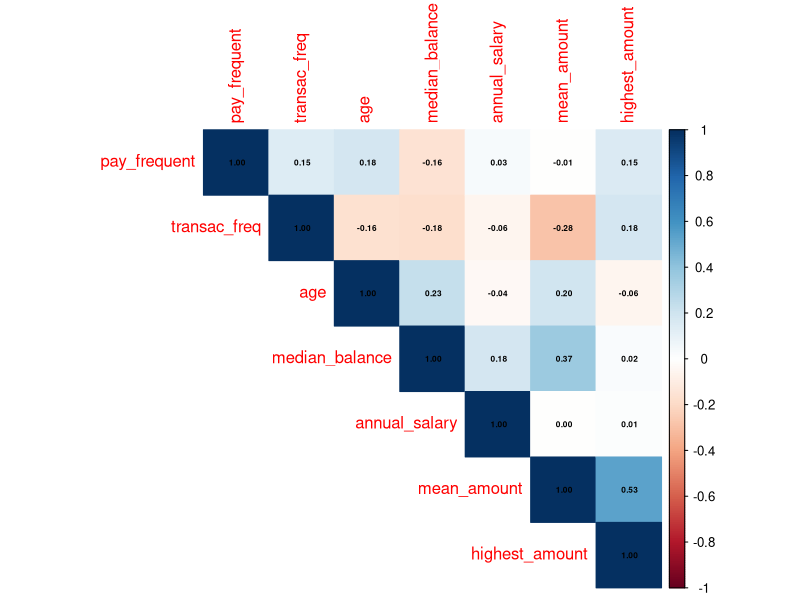

This chart was generated by the following R code:
## ---- chunk 1
knitr::opts_chunk$set(echo = TRUE)
## ---- chunk 2
library(tidyverse)
library(readxl)
library(corrplot)
library(rpart)
## ---- chunk 3
transac <- read_csv("ANZ_clean_data.csv")
## ---- chunk 4
# Create the New List for each Customers by id 

customers <- transac %>% 
                select(customer_id, age) %>%
                group_by(customer_id) %>% 
                distinct() %>%
                as.data.frame()

head(customers)
## ---- chunk 5
# Extract only PAY/SALARY transaction type. 

pay_salary <- transac %>% 
    select(customer_id, 
           txn_description, 
           date,
           amount) %>%
    filter(txn_description == "PAY/SALARY") %>% 
    group_by(customer_id) %>%
    as.data.frame()

head(pay_salary)
## ---- chunk 6
pay_salary$date <- as.Date(pay_salary$date) 

# How many time of each customers got paid in this 3 months? 

pay_freq <- pay_salary %>% 
    group_by(customer_id) %>% 
    count(amount) %>%
    as.data.frame()

# rename columns
colnames(pay_freq)[3] <- "pay_frequent"

tail(pay_freq)
## ---- chunk 7
# Total Salary across 3 months 

total_3m_salary <- pay_freq %>% 
    mutate(threeM_salary = amount*pay_frequent)

head(total_3m_salary)
## ---- chunk 8
# Calculate Annual Salary 

annual_salary <- total_3m_salary %>% 
    mutate(annual_salary = threeM_salary*4)

# rename columns
colnames(annual_salary)[2] <- "salary"

tail(annual_salary)
## ---- chunk 9
customers <- customers %>% 
    inner_join(annual_salary, by = "customer_id")

tail(customers)
## ---- chunk 10
sale_transac <- transac %>% select(customer_id, 
                            txn_description, 
                            amount) %>%
            filter(txn_description == "POS" |
                     txn_description == "SALES-POS") %>%
            group_by(customer_id) %>%
            summarise(transac_freq = length(customer_id),
                      sum_amount = sum(amount),
                      mean_amount = mean(amount),
                      highest_amount= max(amount))

head(sale_transac)           
## ---- chunk 11
customers <- customers %>% 
    inner_join(sale_transac, by = "customer_id") 

head(customers)
## ---- chunk 12
med_balance <- transac %>% select(customer_id, 
                            balance) %>% 
                  group_by(customer_id) %>%
            summarise(median_balance = median(balance)) 
## ---- chunk 13
customers <- customers %>% 
    inner_join(med_balance, by = "customer_id") %>%
    as_tibble()

head(customers)
## ---- chunk 14
cor_matrix <- customers %>% 
                select(annual_salary, 
                       age, 
                       pay_frequent, 
                       transac_freq, 
                       mean_amount, 
                       highest_amount,
                       median_balance) %>% 
                cor() 
## ---- chunk 15
# Visualize

corrplot(cor_matrix, 
         method = "color",
         type="upper",
         addCoef.col = "black", number.cex = 0.5, 
         order = "hclust")

## ---- chunk 16
mean(complete.cases(customers))
## ---- chunk 17
# Split data 

set.seed(21) 
n <- nrow(customers)
id <- sample(1:n, size = n*0.8) 
train_data <- customers[id, ]
test_data <- customers[-id, ]

## ---- chunk 18
lmModel <- lm(annual_salary ~ age + 
                              pay_frequent +
                              transac_freq +
                              mean_amount +
                              highest_amount +
                              median_balance, 
              data = train_data)

lmModel
## ---- chunk 19
p1 <- predict(lmModel, newdata = test_data)
p1
## ---- chunk 20
error1 <- p1 - test_data$annual_salary
error1
## ---- chunk 21
# RMSE 

rmse_test1 <- sqrt(mean(error1**2))
rmse_test1
## ---- chunk 22
rpartModel <- rpart(annual_salary ~ age + 
                              pay_frequent +
                              transac_freq +
                              mean_amount +
                              highest_amount +
                              median_balance, 
              data = train_data)

rpartModel
## ---- chunk 23
p2 <- predict(rpartModel, newdata = test_data)
p2
## ---- chunk 24
error2 <- p2 - test_data$annual_salary
error2
## ---- chunk 25
# RMSE 

rmse_test2 <- sqrt(mean(error2**2))
rmse_test2
## ---- chunk 26
## Compare Prediction Model with RMSE 
cat("RMSE of Linear Regression Model: ", rmse_test1,
    "\nRMSE of Decision Tree Model: ", rmse_test2)
